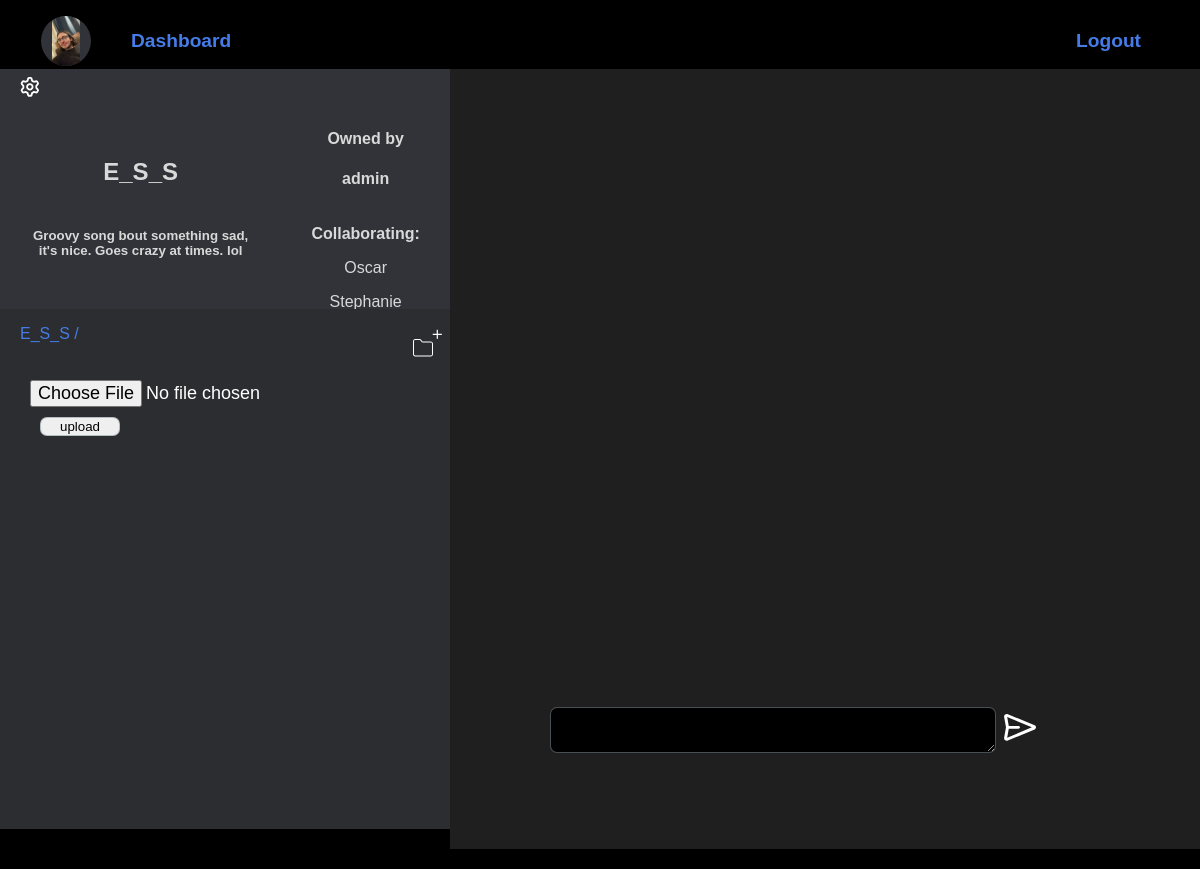
Screenshot of /repository/40 (signed in) with the database file from the repository.
### palinodes/models.py (models this page shows, shortened)
class User(AbstractUser):
    pass

class Profile(models.Model):
    user = models.OneToOneField(User, on_delete=models.CASCADE, related_name="profile")
    description = models.TextField(default="", max_length=300, blank=True)
    avatar = models.ImageField(upload_to=get_avatar_path, blank=True)

class Directory(models.Model):
    name = models.CharField(max_length=50)
    description = models.TextField(max_length=300, blank=True, null=True)
    created = models.DateTimeField(auto_now_add=True)
    owner = models.ForeignKey(User, on_delete=models.CASCADE, related_name="directories")
    collaborators = models.ManyToManyField(User, blank=True, related_name="collaborating")
    parent = models.ForeignKey("self", blank=True, null=True, on_delete=models.CASCADE, related_name="subdirectories")

### palinodes/views.py (the view)
# urls.py: path("repository/<int:repository_id>", views.repository_view, name="repository"),
@login_required
def repository_view(request, repository_id):
    repository = Directory.objects.get(id=repository_id)
    notifications = repository.notifications.all()
    for notification in notifications:
        if request.user in notification.recipients.all():
            notification.recipients.remove(request.user)
        if not notification.recipients.exists():
            notification.delete()
    return render(request, "palinodes/repository.html", {
        "repository": repository,
        })

### palinodes/templates/palinodes/repository.html (shortened to what this page needs)
{% extends 'palinodes/layout.html' %}
{% load static %}
{% block navbar %}
<li id="dash-btn">
    {% if user.profile.avatar %}
    <img class="avatar-sm" src={{user.profile.avatar.url}}>
    {% else %}
    <img style="background-color: black;" class="avatar-sm" src='/media/Default-Profile-Picture.png' >
    {% endif %}
    <a href={% url 'dashboard' %}>Dashboard</a></li>
{% endblock navbar %}
{% block body %}
    <div id="repository-container">
        <div id="repository-details" data-name="{{repository.name}}" data-description="{{repository.description}}" data-collaborators="{{repository.collaborators}}">
            <div id="repository-settings">
                <a href={% url 'settings' repository.pk %}>
                </a>
            </div>
            <div id="repository-details-details">
                <h2>{{repository.name}}</h2>
                <h5>{{repository.description}}</h3>
            </div>
            <div id="repository-details-collaborators">
                <div>
                    <h4>Owned by</h4>
                    <h4>{{repository.owner.username}}</h4>
                </div>
                <div>
                    <div id="collaborators-header">
                        <p><strong>Collaborating:</strong></p>
                    </div>
                    {% for collaborator in repository.collaborators.all %}
                    <div class="collaborator-container">
                        <p>{{collaborator.username}}</p>
                    </div>
                    {% endfor %}
                </div>
            </div>
        </div>
        <div id="repository-contents">
            <div id="repository-contents-topbar">
                <div id="current-path">
                    <p>{{repository.name}} /</p>
                </div>
                <button id="new-directory" class="clickable">
                </button>
            </div>
            <form id="file-form">
                <input id="file-input" class="clickable bordered" type="file">
                <input class="clickable bordered" type="submit" value="upload">
            </form>
        </div>
        <div id="soundwave"></div>
        <div id="chat-container">
            <div id="chat">
            </div>
            <div id="new-comment">
                <textarea class="bordered" type="text" name="comment" id="comment-input"></textarea>
                <button class="clickable">
                </button>
            </div>
        </div>
    </div>
{% endblock %}

### palinodes/static/palinodes/common.css (style rules this page uses)
body { margin:0; padding:0; background-color: black; color: rgb(217, 217, 217); text-decoration: none; font-family:sans-serif; width: 100vw; height: 100vh; overflow: hidden; }
* { border-color: red; }
a { text-decoration: none; color: #457CE8; font-weight:bold; font-size: larger; }
img { object-fit: contain; }
button { border: none; margin-top: 20px; padding: 8px; color: white; font-size: large; background-color: #323338; }
.bordered { border: solid; border-color: #88959c88; border-width: 1px; border-radius: 7px; }
#dash-btn { display: flex; align-items: center; margin-right: auto; }
input[type="file"] { border: none; padding: 10px; color: white; }
.avatar-sm { width: 50px; height: 50px; border-radius: 90%; background-color: #323338; }
#repository-container { display: grid; }
#repository-details { background-color: #313338; display: grid; grid-template-rows: 1fr 5fr; grid-template-columns: 5fr 3fr; }
#repository-details-details { grid-area: 2 / 1 / span 1 / span 1; display: flex; flex-direction: column; justify-content: center; align-items: center; text-align: center; padding-left: 30px; padding-right: 30px; }
#repository-details-collaborators { grid-area: 2 / 2 / span 1 / span 1; display: flex; flex-direction: column; text-align: center; overflow-y: scroll; }
#repository-settings { display: flex; align-items: center; }
#repository-settings p, #repository-settings svg { margin-left:20px; }
#repository-contents { padding-left: 20px; background-color: #2b2d31; display: flex; flex-direction: column; height: 100%; overflow-y: scroll; }
#repository-contents-topbar { display: flex; justify-content: space-between; }
#current-path { display: flex; justify-content: space-around; }
#repository-contents-topbar p { color: #457CE8; }
#new-directory { padding-top: 0px; border: none; background-color: #2b2d31; width:fit-content; }
#soundwave { background-color: #1f1f1f; height: 100%; overflow-y: scroll; display:flex; flex-direction: column; justify-content: center; }
#chat-container { background-color: #1f1f1f; height: 100%; display: flex; flex-direction: column; overflow-y: visible; }
#chat { height: 48vh; display: flex; flex-direction: column; align-items: flex-start; overflow-y: scroll; }
#new-comment { align-self: stretch; display: flex; align-items: center; }
#new-comment textarea { margin: 0px; }
#new-comment button { margin: 0px; background-color: #1f1f1f; }
#comment-input { color: white; font-size: medium; width: 80%; background-color: black; min-height: 40px; display: flex; flex-wrap: wrap; overflow: visible; }
input[type="submit"] { margin: 0px 20px; width: 80px; }

### palinodes/static/palinodes/widescreen.css (style rules this page uses)
input[type="file"] { font-size: large; }
.avatar-sm { margin-right: 40px; }
#repository-container { grid-column: 1 / span 3; grid-template-rows: 30vh 65vh; grid-template-columns: 3fr 5fr; }
#repository-details { grid-area: 1 / 1 / span 1 / span 1; }
#repository-contents { grid-area: 2 / 1 / span 1 / span 1; }
#soundwave { grid-area: 1 / 2 / span 1 / span 1; }
#chat-container { grid-area: 2 / 2 / span 1 / span 1; padding: 10px 100px 10px 100px; }

### palinodes/static/palinodes/smallscreen.css (style rules this page uses)
input[type="file"] { max-width: 200px; }
.avatar-sm { margin-right: 10px; }
#repository-container { grid-row: 1 / span 2; grid-template-rows: auto auto auto auto; }
#repository-details { grid-row: 1 / span 1; }
#repository-contents { grid-row: 2 / span 1; overflow-x: hidden; }
#soundwave { grid-row: 3 / span 1; }
#chat-container { grid-row: 4 / span 1; padding: 10px 20px; padding-bottom: 30px; }

### rows the page displays
User: profile.avatar (picture)
Directory: name "E_S_S", description "Groovy song bout something sad, it's nice. Goes crazy at times. lol", owner.username "admin"
User: username "Oscar"
User: username "Stephanie"
